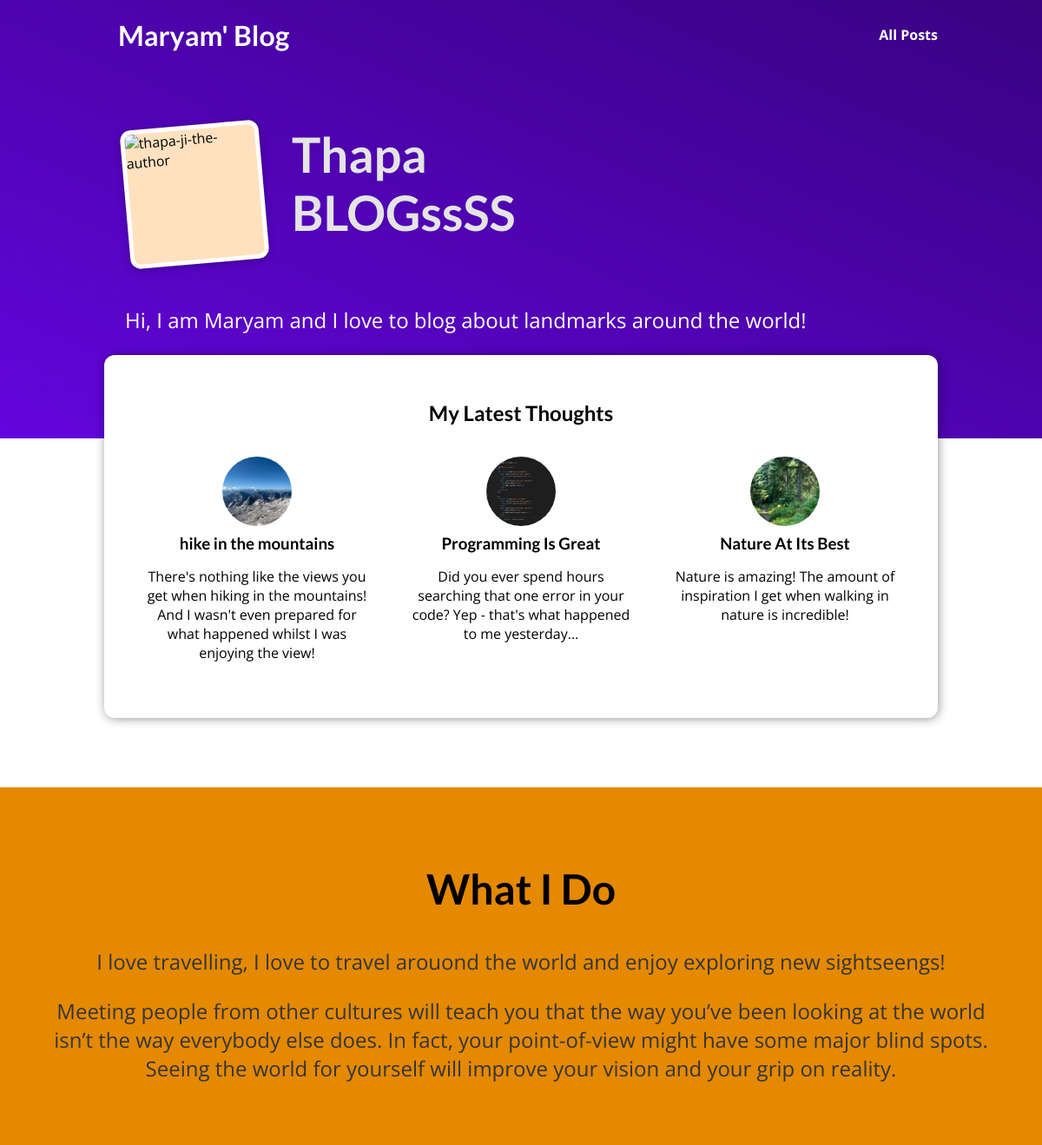
The page / on the database its author committed.
### personal_blogs/models.py (models this page shows)
class Post(models.Model):
    title = models.CharField(max_length=150)
    excerpt = models.CharField(max_length=200)
    image_name = models.CharField(max_length=100)
    date = models.DateField(auto_now=True)
    slug = models.SlugField(unique=True, db_index=True)
    content = models.TextField(validators=[MinLengthValidator(10)])
    author = models.ForeignKey(
        Author, on_delete=models.SET_NULL, null=True, related_name="posts")
    tags = models.ManyToManyField(Tag)

### personal_blogs/views.py (the view)
# urls.py: path("", views.starting_page, name="starting-page"),
def starting_page(request):
    latest_posts = Post.objects.all().order_by("-date")[:3]
    return render(request, "personal_blogs/index.html", {
        "posts": latest_posts
    })

### personal_blogs/templates/personal_blogs/index.html (shortened to what this page needs)
{% extends "base.html" %}
{% load static %}
{% block css_files %}
 <link rel="stylesheet" href="{% static "personal_blogs/post.css" %}" />
 <link rel="stylesheet" href="{% static "personal_blogs/index.css" %}" />
{% endblock %}
{% block content %}
<section id="welcome">
  <header>
    <img src="{% static "personal_blogs/images/max.png" %}" alt="thapa-ji-the-author" />
    <h2>Thapa BLOGssSS</h2>
  </header>
  <p>Hi, I am Maryam and I love to blog about landmarks around the world!</p>
</section>
<section id="latest-posts">
  <h2>My Latest Thoughts</h2>
  <ul>
    {% for post  in posts %}
      {% include "personal_blogs/includes/post.html" %}
   {% endfor %}
  </ul>
</section>
<section id="about">
  <h2>What I Do</h2>
  <p>
    I love travelling, I love to travel arouond the world and enjoy exploring new
    sightseengs!
  </p>
  <p>
    Meeting people from other cultures will teach you that the way you’ve been looking at the world isn’t the way everybody else does. In fact, your point-of-view might have some major blind spots. Seeing the world for yourself will improve your vision and your grip on reality.
  </p>
</section>
{% endblock %}

### personal_blogs/templates/personal_blogs/includes/post.html (shortened to what this page needs)
{% load static %}
<li>
    <article class="post">
      <a href="{% url "post-detail" post.slug %}">
        <img src="{% static "personal_blogs/images/"|add:post.image_name %}" alt="{{ post.title }}"
        />
        <div class="post__content">
          <h3>{{ post.title }}</h3>
          <p>
            {{ post.excerpt }}
          </p>
        </div>
      </a>
    </article>
  </li>

### static/app.css (style rules this page uses)
* { box-sizing: border-box; }
html { font-family: 'Open Sans', 'Lato', sans-serif; }
body { margin: 0; }
h1, h2, h3 { font-family: 'Lato', sans-serif; font-weight: bold; }

### personal_blogs/static/personal_blogs/post.css (style rules this page uses)
.post { display: flex; flex-direction: column; align-items: center; text-align: center; }
.post a { text-decoration: none; color: black; transition: all 0.2s ease; padding: 1rem; }
.post img { width: 5rem; height: 5rem; object-fit: cover; border-radius: 50%; }
.post h3 { margin: 0.25rem 0; }

### personal_blogs/static/personal_blogs/index.css (style rules this page uses)
#welcome { background: linear-gradient(to right top, #6305dd, #390281); padding: 6rem 12%; }
#welcome header { display: flex; align-items: flex-start; margin: 3rem auto; }
#welcome img { width: 10rem; height: 10rem; object-fit: cover; object-position: top; border: 5px solid white; border-radius: 12px; background-color: #ffe1bf; transform: rotateZ(-5deg); box-shadow: 0 2px 8px rgba(0, 0, 0, 0.25); }
#welcome h2 { font-size: 3.5rem; margin: 0 0 0 2rem; color: #e4e4e4; width: 10rem; }
#welcome p { color: white; font-size: 1.5rem; }
#latest-posts { background-color: white; padding: 2rem; border-radius: 12px; width: 60rem; margin: -6rem auto 2rem auto; box-shadow: 1px 1px 12px rgba(0, 0, 0, 0.4); }
#latest-posts h2 { text-align: center; }
#latest-posts ul { list-style: none; margin: 0; padding: 0; display: flex; gap: 1rem; }
#latest-posts li { flex: 1; }
#about { text-align: center; padding: 3rem; background-color: #e48900; margin-top: 5rem; }
#about h2 { font-size: 3rem; }
#about p { font-size: 1.5rem; color: #353535; }

### rows shown on the page
Post: image_name (picture), title "hike in the mountains", excerpt "There's nothing like the views you get when hiking in the mountains! And I wasn't even prepared for what happened whilst I was enjoying the view!"
Post: image_name (picture), title "Programming Is Great", excerpt "Did you ever spend hours searching that one error in your code? Yep - that's what happened to me yesterday..."
Post: image_name (picture), title "Nature At Its Best", excerpt "Nature is amazing! The amount of inspiration I get when walking in nature is incredible!"
